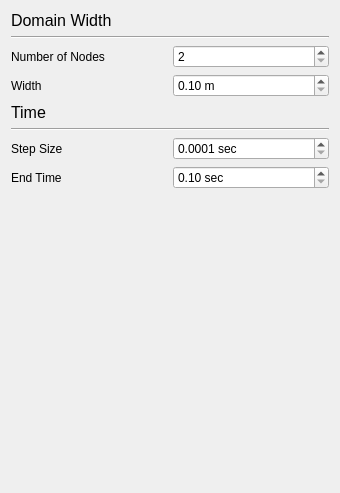
      <widget class="QWidget" name="DomainTab">
       <property name="geometry">
        <rect>
         <x>0</x>
         <y>0</y>
         <width>340</width>
         <height>493</height>
        </rect>
       </property>
       <attribute name="label">
        <string>Domain Settings</string>
       </attribute>
       <layout class="QVBoxLayout" name="verticalLayout_8">
        <item>
         <widget class="QLabel" name="label_37">
          <property name="text">
           <string>&lt;!DOCTYPE HTML PUBLIC &quot;-//W3C//DTD HTML 4.0//EN&quot; &quot;http://www.w3.org/TR/REC-html40/strict.dtd&quot;&gt;
&lt;html&gt;&lt;head&gt;&lt;meta name=&quot;qrichtext&quot; content=&quot;1&quot; /&gt;&lt;style type=&quot;text/css&quot;&gt;
p, li { white-space: pre-wrap; }
&lt;/style&gt;&lt;/head&gt;&lt;body style=&quot; font-family:'Sans Serif'; font-size:9pt; font-weight:400; font-style:normal;&quot;&gt;
&lt;p style=&quot; margin-top:0px; margin-bottom:0px; margin-left:0px; margin-right:0px; -qt-block-indent:0; text-indent:0px;&quot;&gt;&lt;span style=&quot; font-size:12pt;&quot;&gt;Domain Width&lt;/span&gt;&lt;/p&gt;&lt;/body&gt;&lt;/html&gt;</string>
          </property>
         </widget>
        </item>
        <item>
         <widget class="Line" name="line_11">
          <property name="orientation">
           <enum>Qt::Horizontal</enum>
          </property>
         </widget>
        </item>
        <item>
         <layout class="QHBoxLayout" name="horizontalLayout_33">
          <item>
           <widget class="QLabel" name="label_38">
            <property name="text">
             <string>Number of Nodes</string>
            </property>
           </widget>
          </item>
          <item>
           <widget class="QSpinBox" name="spinNodes">
            <property name="minimum">
             <number>2</number>
            </property>
           </widget>
          </item>
         </layout>
        </item>
        <item>
         <layout class="QHBoxLayout" name="horizontalLayout_32">
          <item>
           <widget class="QLabel" name="label_39">
            <property name="text">
             <string>Width</string>
            </property>
           </widget>
          </item>
          <item>
           <widget class="QDoubleSpinBox" name="spinWidth">
            <property name="suffix">
             <string> m</string>
            </property>
            <property name="minimum">
             <double>0.100000000000000</double>
            </property>
           </widget>
          </item>
         </layout>
        </item>
        <item>
         <widget class="QLabel" name="label_40">
          <property name="text">
           <string>&lt;!DOCTYPE HTML PUBLIC &quot;-//W3C//DTD HTML 4.0//EN&quot; &quot;http://www.w3.org/TR/REC-html40/strict.dtd&quot;&gt;
&lt;html&gt;&lt;head&gt;&lt;meta name=&quot;qrichtext&quot; content=&quot;1&quot; /&gt;&lt;style type=&quot;text/css&quot;&gt;
p, li { white-space: pre-wrap; }
&lt;/style&gt;&lt;/head&gt;&lt;body style=&quot; font-family:'Sans Serif'; font-size:9pt; font-weight:400; font-style:normal;&quot;&gt;
&lt;p style=&quot; margin-top:0px; margin-bottom:0px; margin-left:0px; margin-right:0px; -qt-block-indent:0; text-indent:0px;&quot;&gt;&lt;span style=&quot; font-size:12pt;&quot;&gt;Time&lt;/span&gt;&lt;/p&gt;&lt;/body&gt;&lt;/html&gt;</string>
          </property>
         </widget>
        </item>
        <item>
         <widget class="Line" name="line_12">
          <property name="orientation">
           <enum>Qt::Horizontal</enum>
          </property>
         </widget>
        </item>
        <item>
         <layout class="QHBoxLayout" name="horizontalLayout_31">
          <item>
           <widget class="QLabel" name="label_41">
            <property name="text">
             <string>Step Size</string>
            </property>
           </widget>
          </item>
          <item>
           <widget class="QDoubleSpinBox" name="spinDt">
            <property name="suffix">
             <string> sec</string>
            </property>
            <property name="decimals">
             <number>4</number>
            </property>
            <property name="minimum">
             <double>0.000100000000000</double>
            </property>
           </widget>
          </item>
         </layout>
        </item>
        <item>
         <layout class="QHBoxLayout" name="horizontalLayout_30">
          <item>
           <widget class="QLabel" name="label_42">
            <property name="text">
             <string>End Time</string>
            </property>
           </widget>
          </item>
          <item>
           <widget class="QDoubleSpinBox" name="spintEnd">
            <property name="suffix">
             <string> sec</string>
            </property>
            <property name="minimum">
             <double>0.100000000000000</double>
            </property>
            <property name="maximum">
             <double>999999.989999999990687</double>
            </property>
           </widget>
          </item>
         </layout>
        </item>
        <item>
         <spacer name="verticalSpacer_7">
          <property name="orientation">
           <enum>Qt::Vertical</enum>
          </property>
          <property name="sizeHint" stdset="0">
           <size>
            <width>20</width>
            <height>284</height>
           </size>
          </property>
         </spacer>
        </item>
       </layout>
      </widget>
